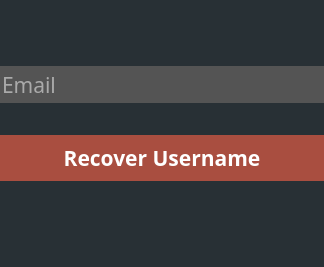
<?xml version="1.0" encoding="UTF-8"?>
<ui version="4.0">
 <class>RecoverUsername</class>
 <widget class="QWidget" name="RecoverUsername">
  <property name="geometry">
   <rect>
    <x>0</x>
    <y>0</y>
    <width>324</width>
    <height>267</height>
   </rect>
  </property>
  <property name="windowTitle">
   <string>Form</string>
  </property>
  <property name="styleSheet">
   <string notr="true">color: black;
background-color: #283035;</string>
  </property>
  <layout class="QVBoxLayout" name="verticalLayout">
   <property name="leftMargin">
    <number>0</number>
   </property>
   <property name="topMargin">
    <number>40</number>
   </property>
   <property name="rightMargin">
    <number>0</number>
   </property>
   <property name="bottomMargin">
    <number>60</number>
   </property>
   <item>
    <widget class="QLineEdit" name="email_lineEdit">
     <property name="enabled">
      <bool>true</bool>
     </property>
     <property name="sizePolicy">
      <sizepolicy hsizetype="Preferred" vsizetype="Fixed">
       <horstretch>0</horstretch>
       <verstretch>0</verstretch>
      </sizepolicy>
     </property>
     <property name="minimumSize">
      <size>
       <width>300</width>
       <height>37</height>
      </size>
     </property>
     <property name="maximumSize">
      <size>
       <width>16777215</width>
       <height>37</height>
      </size>
     </property>
     <property name="font">
      <font>
       <family>Trebuchet MS</family>
       <pointsize>16</pointsize>
      </font>
     </property>
     <property name="styleSheet">
      <string notr="true">background-color: #545454;
color:white;
border-style:none;</string>
     </property>
     <property name="placeholderText">
      <string>Email</string>
     </property>
    </widget>
   </item>
   <item>
    <widget class="QPushButton" name="recover_username_btn">
     <property name="sizePolicy">
      <sizepolicy hsizetype="Preferred" vsizetype="Fixed">
       <horstretch>0</horstretch>
       <verstretch>0</verstretch>
      </sizepolicy>
     </property>
     <property name="font">
      <font>
       <family>Trebuchet MS</family>
       <pointsize>16</pointsize>
       <weight>75</weight>
       <italic>false</italic>
       <bold>true</bold>
      </font>
     </property>
     <property name="styleSheet">
      <string notr="true">QPushButton {
background-color: rgba(255, 98, 71, 0.6);
color: white; 
font:bold;
padding: 8px 12px 8px 12px;
border: 0px;
}

QPushButton:hover {
	background-color: rgba(255, 98, 71, 1);
}</string>
     </property>
     <property name="text">
      <string>Recover Username</string>
     </property>
    </widget>
   </item>
  </layout>
 </widget>
 <resources/>
 <connections>
  <connection>
   <sender>email_lineEdit</sender>
   <signal>returnPressed()</signal>
   <receiver>recover_username_btn</receiver>
   <slot>animateClick()</slot>
   <hints>
    <hint type="sourcelabel">
     <x>161</x>
     <y>104</y>
    </hint>
    <hint type="destinationlabel">
     <x>160</x>
     <y>151</y>
    </hint>
   </hints>
  </connection>
 </connections>
</ui>
